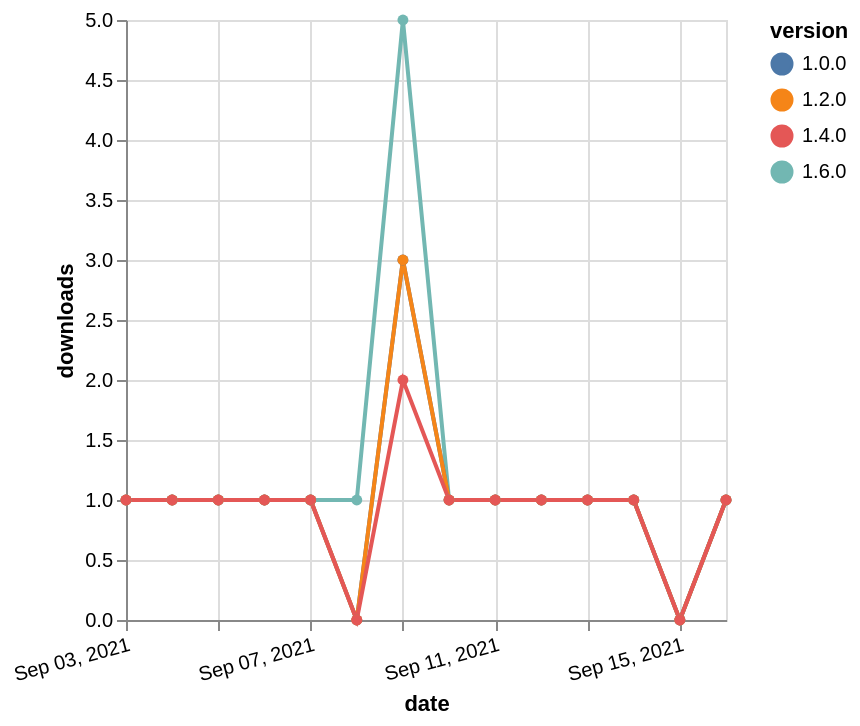

Write a Vega-Lite specification for this figure.
### Vega-Lite specification from a JSON file in a GitHub repository (floating-point values rounded to 4 significant figures)
{"$schema": "https://vega.github.io/schema/vega-lite/v5.json", "description": "A simple bar chart with embedded data.", "data": {"values": [{"date": "2021-09-03", "total": 248, "delta": 1, "version": "1.6.0"}, {"date": "2021-09-04", "total": 249, "delta": 1, "version": "1.6.0"}, {"date": "2021-09-05", "total": 250, "delta": 1, "version": "1.6.0"}, {"date": "2021-09-06", "total": 251, "delta": 1, "version": "1.6.0"}, {"date": "2021-09-07", "total": 252, "delta": 1, "version": "1.6.0"}, {"date": "2021-09-08", "total": 253, "delta": 1, "version": "1.6.0"}, {"date": "2021-09-09", "total": 258, "delta": 5, "version": "1.6.0"}, {"date": "2021-09-10", "total": 259, "delta": 1, "version": "1.6.0"}, {"date": "2021-09-11", "total": 260, "delta": 1, "version": "1.6.0"}, {"date": "2021-09-12", "total": 261, "delta": 1, "version": "1.6.0"}, {"date": "2021-09-13", "total": 262, "delta": 1, "version": "1.6.0"}, {"date": "2021-09-14", "total": 263, "delta": 1, "version": "1.6.0"}, {"date": "2021-09-15", "total": 263, "delta": 0, "version": "1.6.0"}, {"date": "2021-09-16", "total": 264, "delta": 1, "version": "1.6.0"}, {"date": "2021-09-03", "total": 200, "delta": 1, "version": "1.0.0"}, {"date": "2021-09-04", "total": 201, "delta": 1, "version": "1.0.0"}, {"date": "2021-09-05", "total": 202, "delta": 1, "version": "1.0.0"}, {"date": "2021-09-06", "total": 203, "delta": 1, "version": "1.0.0"}, {"date": "2021-09-07", "total": 204, "delta": 1, "version": "1.0.0"}, {"date": "2021-09-08", "total": 204, "delta": 0, "version": "1.0.0"}, {"date": "2021-09-09", "total": 207, "delta": 3, "version": "1.0.0"}, {"date": "2021-09-10", "total": 208, "delta": 1, "version": "1.0.0"}, {"date": "2021-09-11", "total": 209, "delta": 1, "version": "1.0.0"}, {"date": "2021-09-12", "total": 210, "delta": 1, "version": "1.0.0"}, {"date": "2021-09-13", "total": 211, "delta": 1, "version": "1.0.0"}, {"date": "2021-09-14", "total": 212, "delta": 1, "version": "1.0.0"}, {"date": "2021-09-15", "total": 212, "delta": 0, "version": "1.0.0"}, {"date": "2021-09-16", "total": 213, "delta": 1, "version": "1.0.0"}, {"date": "2021-09-03", "total": 184, "delta": 1, "version": "1.2.0"}, {"date": "2021-09-04", "total": 185, "delta": 1, "version": "1.2.0"}, {"date": "2021-09-05", "total": 186, "delta": 1, "version": "1.2.0"}, {"date": "2021-09-06", "total": 187, "delta": 1, "version": "1.2.0"}, {"date": "2021-09-07", "total": 188, "delta": 1, "version": "1.2.0"}, {"date": "2021-09-08", "total": 188, "delta": 0, "version": "1.2.0"}, {"date": "2021-09-09", "total": 191, "delta": 3, "version": "1.2.0"}, {"date": "2021-09-10", "total": 192, "delta": 1, "version": "1.2.0"}, {"date": "2021-09-11", "total": 193, "delta": 1, "version": "1.2.0"}, {"date": "2021-09-12", "total": 194, "delta": 1, "version": "1.2.0"}, {"date": "2021-09-13", "total": 195, "delta": 1, "version": "1.2.0"}, {"date": "2021-09-14", "total": 196, "delta": 1, "version": "1.2.0"}, {"date": "2021-09-15", "total": 196, "delta": 0, "version": "1.2.0"}, {"date": "2021-09-16", "total": 197, "delta": 1, "version": "1.2.0"}, {"date": "2021-09-03", "total": 161, "delta": 1, "version": "1.4.0"}, {"date": "2021-09-04", "total": 162, "delta": 1, "version": "1.4.0"}, {"date": "2021-09-05", "total": 163, "delta": 1, "version": "1.4.0"}, {"date": "2021-09-06", "total": 164, "delta": 1, "version": "1.4.0"}, {"date": "2021-09-07", "total": 165, "delta": 1, "version": "1.4.0"}, {"date": "2021-09-08", "total": 165, "delta": 0, "version": "1.4.0"}, {"date": "2021-09-09", "total": 167, "delta": 2, "version": "1.4.0"}, {"date": "2021-09-10", "total": 168, "delta": 1, "version": "1.4.0"}, {"date": "2021-09-11", "total": 169, "delta": 1, "version": "1.4.0"}, {"date": "2021-09-12", "total": 170, "delta": 1, "version": "1.4.0"}, {"date": "2021-09-13", "total": 171, "delta": 1, "version": "1.4.0"}, {"date": "2021-09-14", "total": 172, "delta": 1, "version": "1.4.0"}, {"date": "2021-09-15", "total": 172, "delta": 0, "version": "1.4.0"}, {"date": "2021-09-16", "total": 173, "delta": 1, "version": "1.4.0"}]}, "width": "container", "mark": {"type": "line", "point": {"filled": true}}, "encoding": {"x": {"field": "date", "type": "temporal", "timeUnit": "yearmonthdate", "title": "date", "axis": {"labelAngle": -15}}, "y": {"field": "delta", "type": "quantitative", "title": "downloads"}, "color": {"field": "version", "type": "nominal"}, "tooltip": {"field": "delta"}}}
